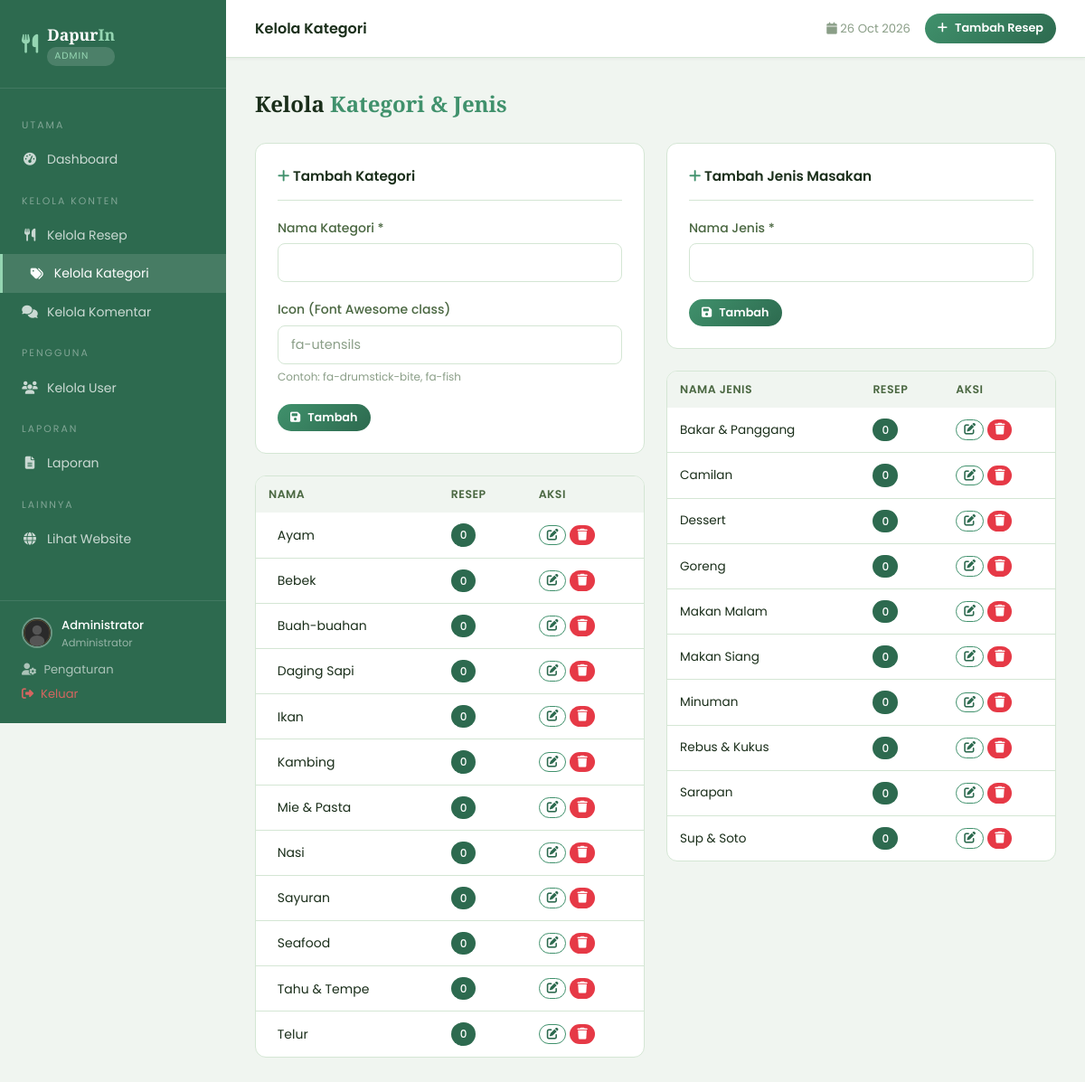
The page /admin/kelola-kategori.php (signed in) on the database its author committed.
### tables this page shows
CREATE TABLE `kategori` (
    `id` INT(11) UNSIGNED NOT NULL AUTO_INCREMENT,
    `nama_kategori` VARCHAR(100) NOT NULL,
    `slug` VARCHAR(100) NOT NULL UNIQUE,
    `icon` VARCHAR(10) DEFAULT '🍽️',
    `created_at` TIMESTAMP DEFAULT CURRENT_TIMESTAMP,
    PRIMARY KEY (`id`)
);

CREATE TABLE `jenis_masakan` (
    `id` INT(11) UNSIGNED NOT NULL AUTO_INCREMENT,
    `nama_jenis` VARCHAR(100) NOT NULL,
    `slug` VARCHAR(100) NOT NULL UNIQUE,
    `created_at` TIMESTAMP DEFAULT CURRENT_TIMESTAMP,
    PRIMARY KEY (`id`)
);

### admin/kelola-kategori.php (the view, shortened to what this page needs)
<?php
$page_title = 'Kelola Kategori';
require_once 'includes/admin-header.php';
$edit_kat = $edit_jenis = null;
$kategori_list = mysqli_query($koneksi,
    "SELECT k.*, COUNT(r.id) as total_resep FROM kategori k
     LEFT JOIN resep r ON k.id=r.id_kategori GROUP BY k.id ORDER BY k.nama_kategori");
$jenis_list    = mysqli_query($koneksi,
    "SELECT j.*, COUNT(r.id) as total_resep FROM jenis_masakan j
     LEFT JOIN resep r ON j.id=r.id_jenis GROUP BY j.id ORDER BY j.nama_jenis");
?>
<div class="page-header"><h1>Kelola <span>Kategori & Jenis</span></h1></div>
<div style="display:grid; grid-template-columns:1fr 1fr; gap:1.5rem;">
    <div>
        <div style="background:#fff; border:1px solid var(--border); border-radius:var(--radius); padding:1.5rem; margin-bottom:1.5rem;">
            <h3 style="font-size:0.95rem; font-weight:600; margin-bottom:1.2rem; padding-bottom:0.8rem; border-bottom:1px solid var(--border); color:var(--text-primary);">
                <i class="fas fa-<?= $edit_kat ? 'edit' : 'plus' ?>" style="color:var(--green);"></i>
                <?= $edit_kat ? 'Edit Kategori' : 'Tambah Kategori' ?>
            </h3>
            <form method="POST">
                <div class="form-group">
                    <label class="form-label">Nama Kategori *</label>
                    <input type="text" name="nama_kategori" class="form-control"
                           value="<?= htmlspecialchars($edit_kat['nama_kategori'] ?? '') ?>" required>
                </div>
                <div class="form-group">
                    <label class="form-label">Icon (Font Awesome class)</label>
                    <input type="text" name="icon" class="form-control" placeholder="fa-utensils"
                           value="<?= htmlspecialchars($edit_kat['icon'] ?? '') ?>">
                    <small style="color:var(--text-muted); font-size:0.75rem;">Contoh: fa-drumstick-bite, fa-fish</small>
                </div>
                <div style="display:flex; gap:8px;">
                    <button type="submit" class="btn btn-gold btn-sm">
                        <i class="fas fa-save"></i> <?= $edit_kat ? 'Simpan' : 'Tambah' ?>
                    </button>
                </div>
            </form>
        </div>
        <div style="background:#fff; border:1px solid var(--border); border-radius:var(--radius); overflow:hidden;">
            <table class="admin-table">
                <thead><tr><th>Nama</th><th>Resep</th><th>Aksi</th></tr></thead>
                <tbody>
                <?php while ($k = mysqli_fetch_assoc($kategori_list)): ?>
                <tr>
                    <td>
                        <?= htmlspecialchars($k['nama_kategori']) ?>
                    </td>
                    <td><span class="badge badge-mudah"><?= $k['total_resep'] ?></span></td>
                    <td>
                        <div style="display:flex; gap:4px;">
                            <a href="?aksi=edit-form-kategori&id=<?= $k['id'] ?>" class="btn btn-outline btn-sm" style="padding:4px 8px;"><i class="fas fa-edit"></i></a>
                            <a href="?aksi=hapus-kategori&id=<?= $k['id'] ?>" class="btn btn-danger btn-sm" style="padding:4px 8px;"
                               onclick="return confirm('Yakin hapus kategori ini?')"><i class="fas fa-trash"></i></a>
                        </div>
                    </td>
                </tr>
                <?php endwhile; ?>
                </tbody>
            </table>
        </div>
    </div>
    <div>
        <div style="background:#fff; border:1px solid var(--border); border-radius:var(--radius); padding:1.5rem; margin-bottom:1.5rem;">
            <h3 style="font-size:0.95rem; font-weight:600; margin-bottom:1.2rem; padding-bottom:0.8rem; border-bottom:1px solid var(--border); color:var(--text-primary);">
                <i class="fas fa-<?= $edit_jenis ? 'edit' : 'plus' ?>" style="color:var(--green);"></i>
                <?= $edit_jenis ? 'Edit Jenis' : 'Tambah Jenis Masakan' ?>
            </h3>
            <form method="POST">
                <div class="form-group">
                    <label class="form-label">Nama Jenis *</label>
                    <input type="text" name="nama_jenis" class="form-control"
                           value="<?= htmlspecialchars($edit_jenis['nama_jenis'] ?? '') ?>" required>
                </div>
                <div style="display:flex; gap:8px;">
                    <button type="submit" class="btn btn-gold btn-sm">
                        <i class="fas fa-save"></i> <?= $edit_jenis ? 'Simpan' : 'Tambah' ?>
                    </button>
                </div>
            </form>
        </div>
        <div style="background:#fff; border:1px solid var(--border); border-radius:var(--radius); overflow:hidden;">
            <table class="admin-table">
                <thead><tr><th>Nama Jenis</th><th>Resep</th><th>Aksi</th></tr></thead>
                <tbody>
                <?php while ($j = mysqli_fetch_assoc($jenis_list)): ?>
                <tr>
                    <td style="font-size:0.85rem;"><?= htmlspecialchars($j['nama_jenis']) ?></td>
                    <td><span class="badge badge-mudah"><?= $j['total_resep'] ?></span></td>
                    <td>
                        <div style="display:flex; gap:4px;">
                            <a href="?aksi=edit-form-jenis&id=<?= $j['id'] ?>" class="btn btn-outline btn-sm" style="padding:4px 8px;"><i class="fas fa-edit"></i></a>
                            <a href="?aksi=hapus-jenis&id=<?= $j['id'] ?>" class="btn btn-danger btn-sm" style="padding:4px 8px;"
                               onclick="return confirm('Yakin hapus jenis ini?')"><i class="fas fa-trash"></i></a>
                        </div>
                    </td>
                </tr>
                <?php endwhile; ?>
                </tbody>
            </table>
        </div>
    </div>
</div>
<?php require_once 'includes/admin-footer.php'; ?>

### admin/includes/admin-header.php (shortened to what this page needs)
<?php
$current = basename($_SERVER['PHP_SELF']);
?>
<!DOCTYPE html>
<html lang="id">
<head>
    <link rel="stylesheet" href="/resep-masakan/assets/css/style.css">
    <link rel="stylesheet" href="https://cdnjs.cloudflare.com/ajax/libs/font-awesome/6.5.0/css/all.min.css">
</head>
<body>
<div class="admin-wrapper">
<aside class="admin-sidebar">
    <div class="sidebar-brand">
        <i class="fas fa-utensils" style="color:#95d5b2; font-size:1.3rem;"></i>
        <div>
            <div class="brand-text">Dapur<span>In</span></div>
            <div class="admin-badge">Admin</div>
        </div>
    </div>
    <nav class="sidebar-nav">
        <div class="nav-label">Utama</div>
        <a href="/resep-masakan/admin/dashboard.php" class="<?= $current==='dashboard.php'?'active':'' ?>">
            <i class="fas fa-tachometer-alt"></i> Dashboard
        </a>
        <div class="nav-label">Kelola Konten</div>
        <a href="/resep-masakan/admin/kelola-resep.php" class="<?= $current==='kelola-resep.php'?'active':'' ?>">
            <i class="fas fa-utensils"></i> Kelola Resep
        </a>
        <a href="/resep-masakan/admin/kelola-kategori.php" class="<?= $current==='kelola-kategori.php'?'active':'' ?>">
            <i class="fas fa-tags"></i> Kelola Kategori
        </a>
        <a href="/resep-masakan/admin/kelola-komentar.php" class="<?= $current==='kelola-komentar.php'?'active':'' ?>">
            <i class="fas fa-comments"></i> Kelola Komentar
        </a>
        <div class="nav-label">Pengguna</div>
        <a href="/resep-masakan/admin/kelola-user.php" class="<?= $current==='kelola-user.php'?'active':'' ?>">
            <i class="fas fa-users"></i> Kelola User
        </a>
        <div class="nav-label">Laporan</div>
        <a href="/resep-masakan/admin/laporan.php" class="<?= $current==='laporan.php'?'active':'' ?>">
            <i class="fas fa-file-alt"></i> Laporan
        </a>
        <div class="nav-label">Lainnya</div>
        <a href="/resep-masakan/home.php">
            <i class="fas fa-globe"></i> Lihat Website
        </a>
    </nav>
    <div class="sidebar-footer">
        <div style="display:flex; align-items:center; gap:10px; margin-bottom:10px;">
            <img src="/resep-masakan/uploads/profil/<?= htmlspecialchars($_SESSION['foto'] ?? 'default.png') ?>"
                 style="width:34px; height:34px; border-radius:50%; object-fit:cover; border:2px solid rgba(255,255,255,0.3);"
                 onerror="this.src='/resep-masakan/assets/images/default-avatar.svg'">
            <div>
                <div style="color:#fff; font-size:0.82rem; font-weight:500;"><?= htmlspecialchars($_SESSION['nama']) ?></div>
                <div style="color:rgba(255,255,255,0.5); font-size:0.72rem;">Administrator</div>
            </div>
        </div>
        <a href="/resep-masakan/user/profil.php"><i class="fas fa-user-cog"></i> Pengaturan</a>
        <a href="/resep-masakan/logout.php" style="color:rgba(255,100,100,0.8)!important;">
            <i class="fas fa-sign-out-alt"></i> Keluar
        </a>
    </div>
</aside>
<main class="admin-main">
    <div class="admin-topbar">
        <div class="topbar-title"><?= $page_title ?? 'Dashboard' ?></div>
        <div class="topbar-right">
            <span style="font-size:0.82rem; color:var(--text-muted);">
                <i class="fas fa-calendar"></i> <?= date('d M Y') ?>
            </span>
            <a href="/resep-masakan/user/tambah-resep.php" class="btn btn-gold btn-sm">
                <i class="fas fa-plus"></i> Tambah Resep
            </a>
        </div>
    </div>
    <div class="admin-content">

### admin/includes/admin-footer.php (shortened to what this page needs)
    </div>
</main>
</div>
</body>
</html>

### assets/css/style.css (style rules this page uses)
:root { --bg-primary: #f8faf8; --bg-secondary: #f0f5f0; --bg-card: #ffffff; --bg-hover: #e8f0e8; --green-dark: #2d6a4f; --green: #40916c; --green-mid: #52b788; --green-light: #95d5b2; --green-pale: #d8f3dc; --gold: #b5893a; --gold-light: #d4a853; --text-primary: #1a2e1a; --text-secondary: #4a6741; --text-muted: #8a9e87; --border: #d4e6d4; --border-green: rgba(64, 145, 108, 0.3); --danger: #e63946; --success: #2d6a4f; --warning: #e9c46a; --info: #4361ee; --shadow: 0 4px 20px rgba(45, 106, 79, 0.1); --shadow-green: 0 4px 20px rgba(64, 145, 108, 0.2); --radius: 12px; --radius-sm: 8px; --transition: all 0.3s ease; }
*, *::before, *::after { margin: 0; padding: 0; box-sizing: border-box; }
html { scroll-behavior: smooth; }
body { font-family: 'Poppins', sans-serif; background-color: var(--bg-primary); color: var(--text-primary); line-height: 1.6; overflow-x: hidden; }
a { text-decoration: none; color: var(--green); transition: var(--transition); }
img { max-width: 100%; height: auto; display: block; }
.btn { display: inline-flex; align-items: center; gap: 8px; padding: 10px 22px; border-radius: 25px; font-size: 0.875rem; font-weight: 500; font-family: 'Poppins', sans-serif; cursor: pointer; border: none; transition: var(--transition); text-decoration: none; }
.btn-gold { background: linear-gradient(135deg, var(--green), var(--green-dark)); color: #ffffff; font-weight: 600; }
.btn-outline { background: transparent; color: var(--green-dark); border: 1.5px solid var(--green); }
.btn-danger { background: var(--danger); color: #fff; }
.btn-sm { padding: 6px 14px; font-size: 0.8rem; }
.badge { display: inline-block; padding: 3px 10px; border-radius: 20px; font-size: 0.75rem; font-weight: 500; }
.badge-mudah { background: #2d6a4f; color: #ffffff; }
.form-group { margin-bottom: 1.2rem; }
.form-label { display: block; font-size: 0.875rem; color: var(--text-secondary); margin-bottom: 6px; font-weight: 500; }
.form-control { width: 100%; background: var(--bg-card); border: 1.5px solid var(--border); border-radius: var(--radius-sm); padding: 10px 14px; color: var(--text-primary); font-size: 0.9rem; font-family: 'Poppins', sans-serif; transition: var(--transition); }
.form-control::placeholder { color: var(--text-muted); }

### rows shown on the page
kategori: nama_kategori "Ayam", total_resep "0"
kategori: nama_kategori "Bebek", total_resep "0"
kategori: nama_kategori "Buah-buahan", total_resep "0"
kategori: nama_kategori "Daging Sapi", total_resep "0"
kategori: nama_kategori "Ikan", total_resep "0"
kategori: nama_kategori "Kambing", total_resep "0"
kategori: nama_kategori "Mie & Pasta", total_resep "0"
kategori: nama_kategori "Nasi", total_resep "0"
kategori: nama_kategori "Sayuran", total_resep "0"
kategori: nama_kategori "Seafood", total_resep "0"
kategori: nama_kategori "Tahu & Tempe", total_resep "0"
kategori: nama_kategori "Telur", total_resep "0"
jenis_masakan: nama_jenis "Bakar & Panggang", total_resep "0"
jenis_masakan: nama_jenis "Camilan", total_resep "0"
jenis_masakan: nama_jenis "Dessert", total_resep "0"
jenis_masakan: nama_jenis "Goreng", total_resep "0"
jenis_masakan: nama_jenis "Makan Malam", total_resep "0"
jenis_masakan: nama_jenis "Makan Siang", total_resep "0"
jenis_masakan: nama_jenis "Minuman", total_resep "0"
jenis_masakan: nama_jenis "Rebus & Kukus", total_resep "0"
jenis_masakan: nama_jenis "Sarapan", total_resep "0"
jenis_masakan: nama_jenis "Sup & Soto", total_resep "0"

### other values the page prints
$_SESSION['nama'] "Administrator"
$page_title "Kelola Kategori"
